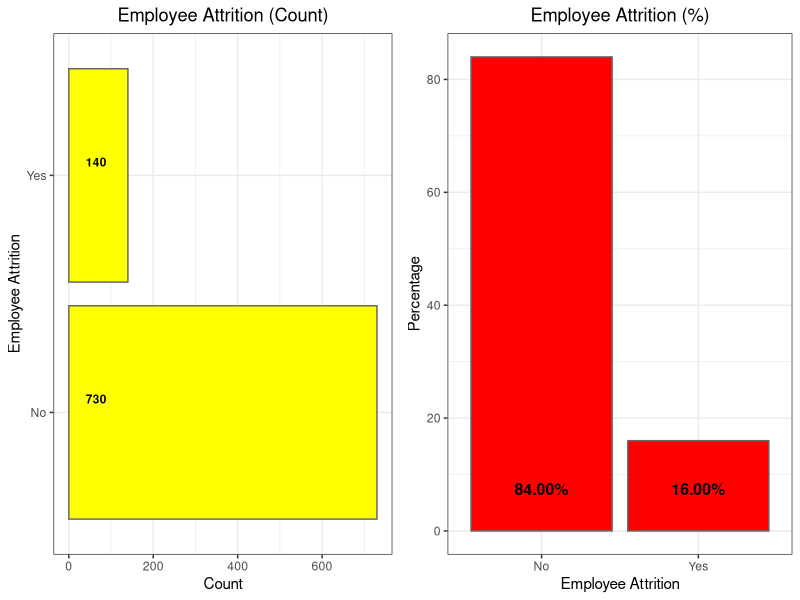
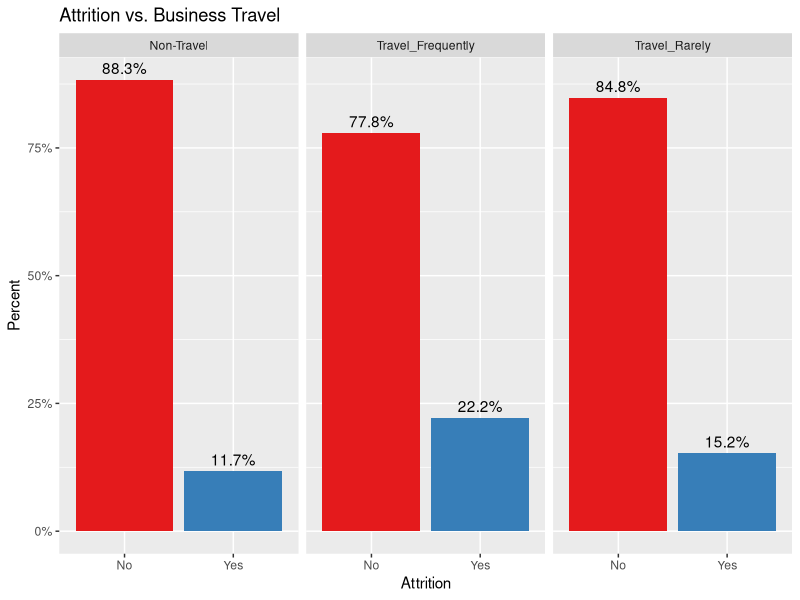
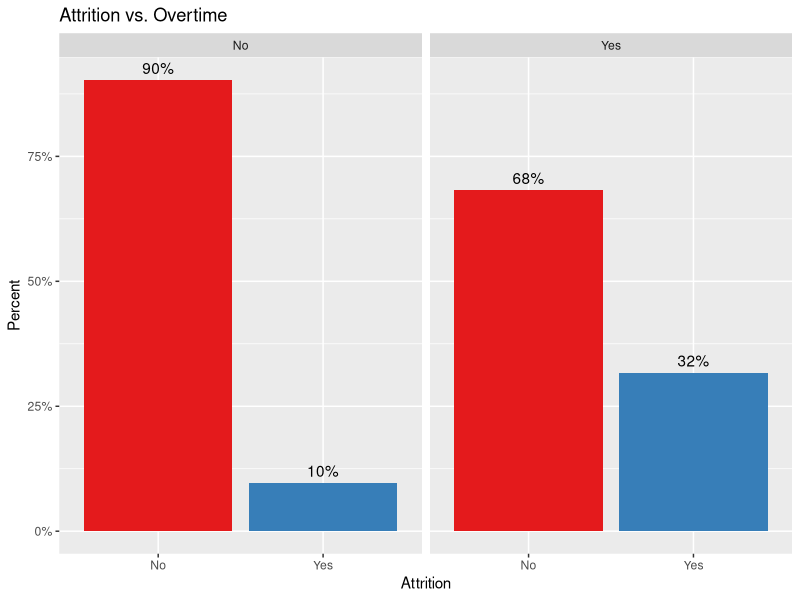
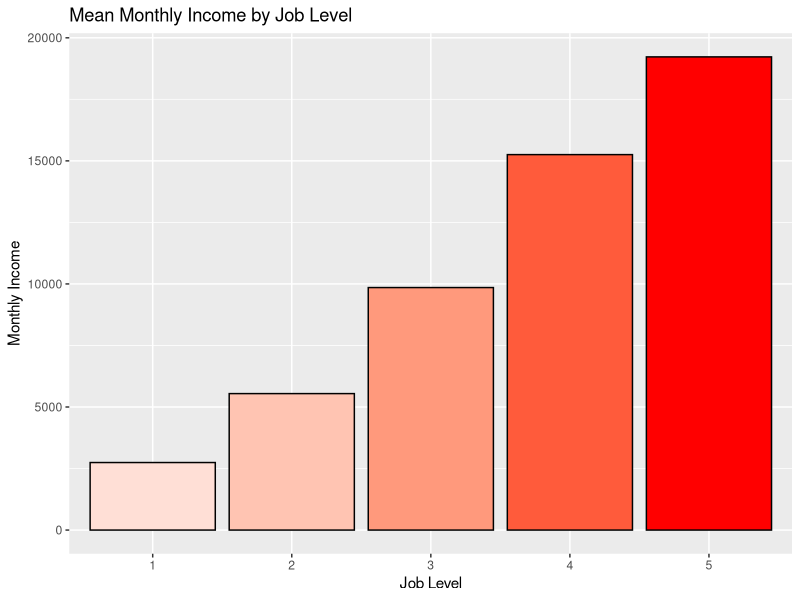
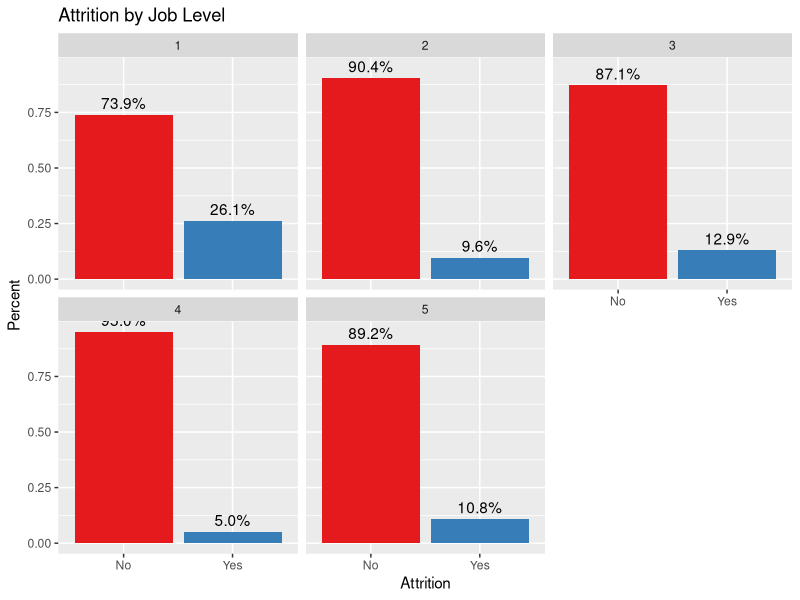
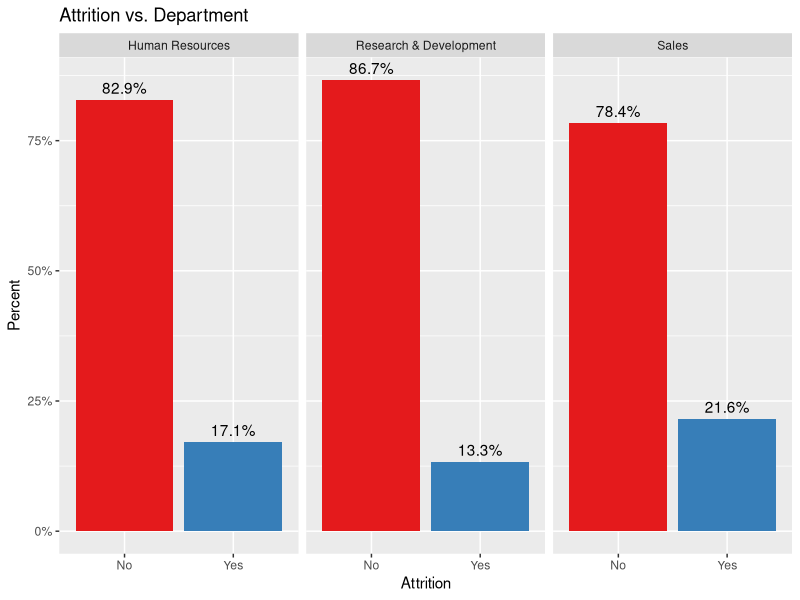
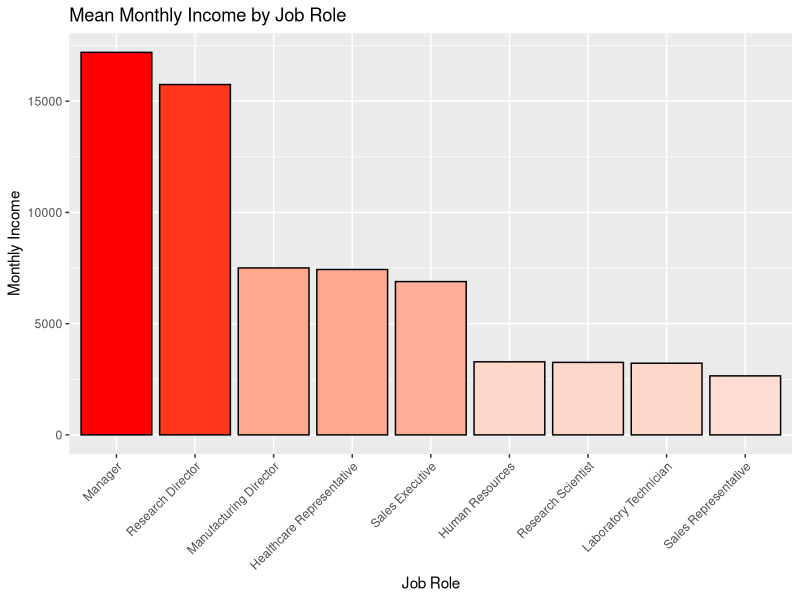
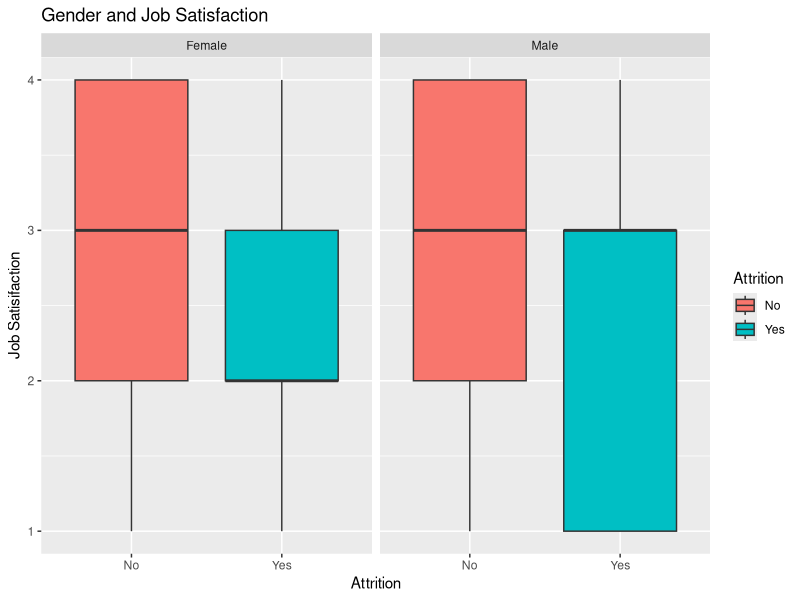

Write R code to recreate these figures, in order.
## ---- chunk 1
knitr::opts_chunk$set(echo = TRUE, 
                      fig.width = 10, 
                      fig.asp = 0.618, 
                      out.width = "100%", 
                      fig.align = "center", 
                      message = FALSE, 
                      warning = FALSE)
## ---- chunk 2
# Load libraries necessary to analyze dataset
library(dplyr)
library(ggplot2)
library(tidyr)
library(class)
library(caret)
library(e1071)
library(tidyverse)
library(GGally)
library(ggthemes)
library(cowplot)
library(Metrics)
## ---- chunk 3
# Read CaseStudy2-data csv
HR = read.csv('CaseStudy2-data.csv', header = TRUE)

# Employee Attrition Breakdown by Count 
options(repr.plot.width=8, repr.plot.height=4)

attritions_number <- HR %>% group_by(Attrition) %>% summarise(Count=n()) %>%
  ggplot(aes(x=Attrition, y=Count)) + geom_bar(stat="identity", fill="yellow", color="grey40") + theme_bw() + coord_flip() + 
  geom_text(aes(x=Attrition, y=0.01, label= Count),
            hjust=-0.8, vjust=-1, size=3, 
            color="black", fontface="bold",
            angle=360) + labs(title="Employee Attrition (Count)", x="Employee Attrition",y="Count") + theme(plot.title=element_text(hjust=0.5))

# Employee Attrition Breakdown by Percentage
attrition_percentage <- HR %>% group_by(Attrition) %>% summarise(Count=n()) %>% 
  mutate(pct=round(prop.table(Count),2) * 100) %>% 
  ggplot(aes(x=Attrition, y=pct)) + geom_bar(stat="identity", fill = "red", color="grey40") + 
  geom_text(aes(x=Attrition, y=0.01, label= sprintf("%.2f%%", pct)),
            hjust=0.5, vjust=-3, size=4, 
            color="black", fontface="bold") + theme_bw() + labs(x="Employee Attrition", y="Percentage") + 
  labs(title="Employee Attrition (%)") + theme(plot.title=element_text(hjust=0.5))

# Bar chart by Count and Percentage
plot_grid(attritions_number, attrition_percentage, align="h", ncol=2)
## ---- chunk 4
# Attrition and Business Travel
ggplot(HR, aes(x = Attrition, group = BusinessTravel)) +
  geom_bar(aes(y = ..prop.., fill = factor(..x..)), stat = "count") +
  geom_text(aes(label = scales::percent(..prop..),
                y = ..prop..), stat = "count", vjust = -.5) +
  labs( y = "Percent", fill = "Attrition") +
  facet_grid(~BusinessTravel) +
  scale_y_continuous(labels = scales::percent) +
  ggtitle("Attrition vs. Business Travel") +
  scale_fill_brewer(palette="Set1") +
  theme(legend.position = 'none')
## ---- chunk 5
# Attrition and Overtime
ggplot(HR, aes(x = Attrition, group = OverTime)) +
  geom_bar(aes(y = ..prop.., fill = factor(..x..)), stat = "count") +
  geom_text(aes(label = scales::percent(..prop..),
                y = ..prop..), stat = "count", vjust = -.5) +
  labs( y = "Percent", fill = "Attrition") +
  facet_grid(~OverTime) +
  scale_y_continuous(labels = scales::percent) +
  ggtitle("Attrition vs. Overtime") +
  scale_fill_brewer(palette="Set1") +
  theme(legend.position = 'none')
## ---- chunk 6
# Job Level and Mean Monthly Income
data_histogram <- HR %>%
  mutate(JobLevel = factor(JobLevel)) %>%
  group_by(JobLevel) %>%
  summarize(Mean_MonthlyIncome = round(mean(MonthlyIncome), 2))

ggplot(data_histogram, aes(x = JobLevel, y = Mean_MonthlyIncome, fill = JobLevel)) +
  geom_bar(stat = "identity", color = "black", aes(fill = Mean_MonthlyIncome)) +
  scale_fill_gradient2(low='white', mid='snow', high='red') +
  ggtitle("Mean Monthly Income by Job Level") +
  xlab("Job Level") +
  ylab("Monthly Income") +
  theme(legend.position = 'none') 

# Attrition in different Job Levels
HR %>%
  ggplot(aes(x = Attrition, group = JobLevel)) +
  geom_bar(aes(y = ..prop.., fill = factor(..x..)),stat = "count") +
  geom_text(aes( label = scales::percent(..prop..),
                 y= ..prop.. ), stat = "count", vjust = -.5) +
  labs(y = "Percent", fill ="Attrition") +
  facet_wrap(~JobLevel) +
  ggtitle("Attrition by Job Level") +
  scale_fill_brewer(palette="Set1") +
  theme(legend.position = 'none')
## ---- chunk 7
# Attrition by Department
ggplot(HR, aes(x = Attrition, group = Department)) +
  geom_bar(aes(y = ..prop.., fill = factor(..x..)), stat = "count") +
  geom_text(aes(label = scales::percent(..prop..),
                y = ..prop..), stat = "count", vjust = -.5) +
  labs( y = "Percent", fill = "Attrition") +
  facet_grid(~Department) +
  scale_y_continuous(labels = scales::percent) +
  ggtitle("Attrition vs. Department") +
  scale_fill_brewer(palette="Set1") +
  theme(legend.position = 'none')
## ---- chunk 8
# Job Specific Trends
# Mean Monthly Income by Job Role
HR$JobRole <- fct_reorder(HR$JobRole, HR$MonthlyIncome, 'mean', .desc = TRUE)
HR %>%
  group_by(JobRole) %>%
  summarize(Mean_MonthlyIncome = mean(MonthlyIncome)) %>%
  ggplot(aes(x = JobRole, y = Mean_MonthlyIncome)) +
  geom_bar(stat = "identity", color = "black", aes(fill = Mean_MonthlyIncome)) +
  scale_fill_gradient2(low='white', mid='snow', high='red') +
  ggtitle("Mean Monthly Income by Job Role") +
  xlab("Job Role") +
  ylab("Monthly Income") +
  theme(axis.text.x = element_text(angle = 45, hjust = 1)) +
  theme(legend.position = 'none')
## ---- chunk 9
# Job Specific Trends
# Boxplot of Gender Satisfaction
ggplot(data = HR) +
  geom_boxplot(aes(x = Attrition, y = JobSatisfaction, fill = Attrition)) +
  ggtitle("Gender and Job Satisfaction") +
  facet_wrap(~Gender) +
  ylab("Job Satisifaction")

# Female Mean Monthly Income at 6696.26
HR %>%
  filter(Gender == "Female") %>%
  summarize(Mean_MonthlyIncome = mean(MonthlyIncome))

# Male Mean Monthly Income 6180.337
HR %>%
  filter(Gender == "Male") %>%
  summarize(Mean_MonthlyIncome = mean(MonthlyIncome))
## ---- chunk 10
# KNN Classification before upsampling
# Use Monthly Income and Job Level to predict Attrition

# Change Attrition to factor
HR$Attrition = as.factor(HR$Attrition)

# KNN of unknown Attrition with Monthly Income of 4403 and Job Level of 2
df = data.frame(MonthlyIncome = 4403 , JobLevel = 2 )
knn(HR[,c(16,20)], df, HR$Attrition, k = 5, prob = TRUE)
knn(HR[,c(16,20)], df, HR$Attrition, k = 15, prob = TRUE)
knn(HR[,c(16,20)], df, HR$Attrition, k = 30, prob = TRUE)

# KNN of unknown Attrition with Monthly Income of 19626 and Job Level of 5
df1 = data.frame(MonthlyIncome = 9362 , JobLevel = 5 )
knn(HR[,c(16,20)], df1, HR$Attrition, k = 5, prob = TRUE)
knn(HR[,c(16,20)], df1, HR$Attrition, k = 15, prob = TRUE)
knn(HR[,c(16,20)], df1, HR$Attrition, k = 30, prob = TRUE)

# Create training and test sets
trainInd = sample(seq(1,870,1), .7*870)
train = HR[trainInd,]
test = HR[-trainInd,]

# Note, before upsampling specificity is well below 60% target
# Testing with k = 5
classifications = knn(train[,c(16,20)],test[,c(16,20)],train$Attrition, prob = TRUE, k = 5)
confusionMatrix(table(classifications,test$Attrition))

# Testing with k = 15
classifications = knn(train[,c(16,20)],test[,c(16,20)],train$Attrition, prob = TRUE, k = 15)
confusionMatrix(table(classifications,test$Attrition))

# Testing with k = 30
classifications = knn(train[,c(16,20)],test[,c(16,20)],train$Attrition, prob = TRUE, k = 30)
confusionMatrix(table(classifications,test$Attrition))
## ---- chunk 11
# Naive Bayes before upsampling
# Use Monthly Income and Job Level to predict Attrition

# Naive Bayes with Monthly Income and Job Level
model = naiveBayes(HR[,c(16,20)],HR$Attrition)
predict(model,data.frame(MonthlyIncome = 4403, JobLevel = 2))
predict(model,data.frame(MonthlyIncome = 4403, JobLevel = 2), type = "raw")

# Split data into training and test sets
set.seed(20)
trainIndices = sample(seq(1,870,1), .7*870)
trainHR = HR[trainIndices,]
testHR = HR[-trainIndices,]

# NB Model based on training set using Monthly Income and Job Level
nbmodel = naiveBayes(trainHR[,c(16,20)],trainHR$Attrition)
table(predict(nbmodel,testHR[,c(16,20)]),testHR$Attrition)
CM = confusionMatrix(table(predict(nbmodel,testHR[,c(16,20)]),testHR$Attrition))
CM
## ---- chunk 12
# KNN Classification after upsampling
# Upsampling to make sure equal number of Yes/No
HR1.up = upSample(HR[,-3], HR$Attrition, yname = "Attrition")
str(HR1.up)
table(HR1.up$Attrition)

# Use Monthly Income and Job Level to predict Attrition
# Change Attrition to factor
HR1.up$Attrition = as.factor(HR1.up$Attrition)

# KNN of unknown Attrition with Monthly Income of 4403 and Job Level of 2
df2 = data.frame(MonthlyIncome = 4403 , JobLevel = 2 )
knn(HR1.up[,c(15,19)], df2, HR1.up$Attrition, k = 5, prob = TRUE)
knn(HR1.up[,c(15,19)], df2, HR1.up$Attrition, k = 15, prob = TRUE)
knn(HR1.up[,c(15,19)], df2, HR1.up$Attrition, k = 30, prob = TRUE)

# KNN of unknown Attrition with Monthly Income of 19626 and Age of 40
df3 = data.frame(MonthlyIncome = 19626 , Age = 40 )
knn(HR1.up[,c(2,19)], df3, HR1.up$Attrition, k = 5, prob = TRUE)
knn(HR1.up[,c(2,19)], df3, HR1.up$Attrition, k = 15, prob = TRUE)
knn(HR1.up[,c(2,19)], df3, HR1.up$Attrition, k = 30, prob = TRUE)

# Create training and test sets using upsampled data
trainIndHR1 = sample(seq(1,1460,1), .7*1460)
trainHR1 = HR1.up[trainIndHR1,]
testHR1 = HR1.up[-trainIndHR1,]


# Monthly Income and Job Level
# Testing with k = 5
classifications = knn(trainHR1[,c(15,19)],testHR1[,c(15,19)],trainHR1$Attrition, prob = TRUE, k = 5)
confusionMatrix(table(classifications,testHR1$Attrition))

# Testing with k = 15
classifications = knn(trainHR1[,c(15,19)],testHR1[,c(15,19)],trainHR1$Attrition, prob = TRUE, k = 15)
confusionMatrix(table(classifications,testHR1$Attrition))

# Testing with k = 30
classifications = knn(trainHR1[,c(15,19)],testHR1[,c(15,19)],trainHR1$Attrition, prob = TRUE, k = 30) 
confusionMatrix(table(classifications,testHR1$Attrition))

# Testing with k = 31
classifications = knn(trainHR1[,c(15,19)],testHR1[,c(15,19)],trainHR1$Attrition, prob = TRUE, k = 31) 
confusionMatrix(table(classifications,testHR1$Attrition))

# Monthly Income and Age
# Testing with k = 5
classifications = knn(trainHR1[,c(2,19)],testHR1[,c(2,19)],trainHR1$Attrition, prob = TRUE, k = 5)
confusionMatrix(table(classifications,testHR1$Attrition))

# Testing with k = 15
classifications = knn(trainHR1[,c(2,19)],testHR1[,c(2,19)],trainHR1$Attrition, prob = TRUE, k = 15)
confusionMatrix(table(classifications,testHR1$Attrition))

# Testing with k = 30
classifications = knn(trainHR1[,c(2,19)],testHR1[,c(2,19)],trainHR1$Attrition, prob = TRUE, k = 30) 
confusionMatrix(table(classifications,testHR1$Attrition))

# Testing with k = 31
classifications = knn(trainHR1[,c(2,19)],testHR1[,c(2,19)],trainHR1$Attrition, prob = TRUE, k = 31)
confusionMatrix(table(classifications,testHR1$Attrition))
## ---- chunk 13
# Naive Bayes after upsampling

# NB Model based on training set using Monthly Income and Job Level
nbmodel1 = naiveBayes(trainHR1[,c(15,19)],trainHR1$Attrition)
table(predict(nbmodel1,testHR1[,c(15,19)]),testHR1$Attrition)
CM1 = confusionMatrix(table(predict(nbmodel1,testHR1[,c(15,19)]),testHR1$Attrition))
CM1
## ---- chunk 14
# NB Model based on training set using Monthly Income and Age
nbmodel1 = naiveBayes(trainHR1[,c(2,20)],trainHR1$Attrition)
table(predict(nbmodel1,testHR1[,c(2,20)]),testHR1$Attrition)
CM1 = confusionMatrix(table(predict(nbmodel1,testHR1[,c(2,20)]),testHR1$Attrition))
CM1
## ---- chunk 15
# Scatterplot displaying likelihood of attrition based on Age and Monthly Income
ggplot(data = HR1.up) + 
  geom_point(mapping = aes(x = Age, y = MonthlyIncome, color = Attrition)) + 
  geom_smooth(aes(x = Age, y = MonthlyIncome, color = Attrition)) +
  facet_wrap(~ Attrition) +
  ggtitle("Attrition Based on Age and Monthly Income") 
## ---- chunk 16
# Dataframe with Monthly Income and Total Working Years
HR2 = HR1.up %>%
  select(TotalWorkingYears, MonthlyIncome)

# Load the data
data("HR2", package = "MASS")
# Inspect the data

sample_n(HR2, 3)
# Split the data into training and test set
set.seed(123)
training.samples <- HR2$MonthlyIncome %>%
  createDataPartition(p = 0.7, list = FALSE)
train.data  <- HR2[training.samples, ]
test.data <- HR2[-training.samples, ]

# Fit the model on the training set
set.seed(123)
model <- train(
  MonthlyIncome~., data = train.data, method = "knn",
  trControl = trainControl("cv", number = 10),
  preProcess = c("center","scale"),
  tuneLength = 10
)
# Plot model error RMSE vs different values of k
plot(model)
# Best tuning parameter k that minimize the RMSE
model$bestTune
# Make predictions on the test data
predictions <- model %>% predict(test.data)
head(predictions)
# Compute the prediction error RMSE
RMSE(predictions, test.data$MonthlyIncome)
RMSE(predictions, train.data$MonthlyIncome)
## ---- chunk 17
# Linear Regression
HR %>%
  filter(Age < 30) %>%
  ggplot(aes(x = Age, y = MonthlyIncome)) +
  geom_point() +
  ggtitle("Monthly Income vs. Age") +
  geom_smooth(method = "lm") +
  xlim(20,40)

HR3 = HR %>%
  filter(Age < 30)
fit = lm(MonthlyIncome ~ Age, HR3)
summary(fit)
confint(fit)

Employee_Age = data.frame(Age = 30)
predict(fit, newdata = Employee_Age, interval = "confidence")
